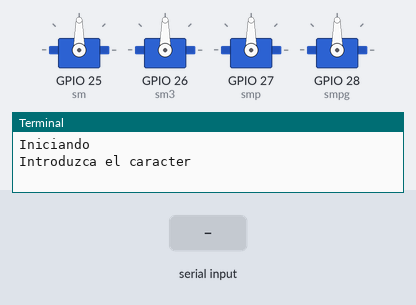
The program below on a simulated Raspberry Pi (BCM pin numbers). Parts: 4 × servo, the last lines printed to the terminal. The inputs (shaded band) are chosen by the test bench. Servo angles are drawn from the pulse width (0.5 ms = 0°, 2.5 ms = 180°).

Above: at 1.2 s.
1.3 s: "i" typed at the terminal, then Enter
At 2.5 s:
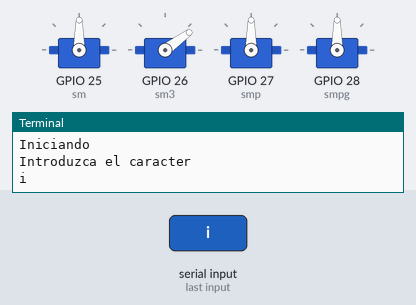
2.8 s: "d" typed at the terminal, then Enter
At 4.0 s:
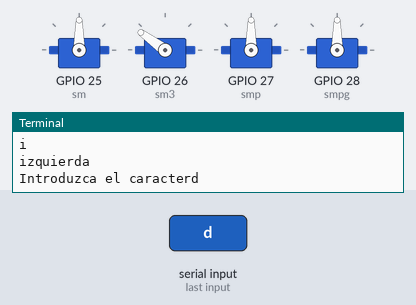
4.8 s: "a" typed at the terminal, then Enter
At 5.6 s:
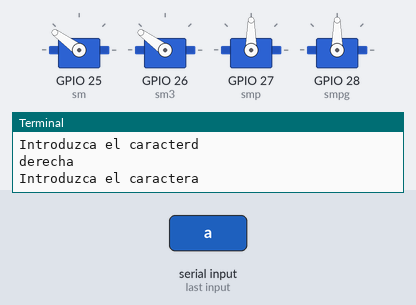
6.8 s: "c" typed at the terminal, then Enter
At 8.3 s:
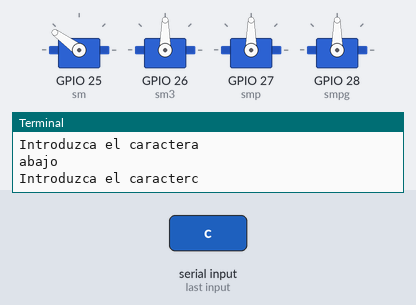
8.8 s: "g" typed at the terminal, then Enter
At 9.9 s:
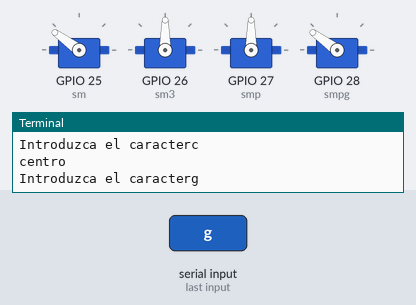
10.8 s: "s" typed at the terminal, then Enter
At 12.6 s:
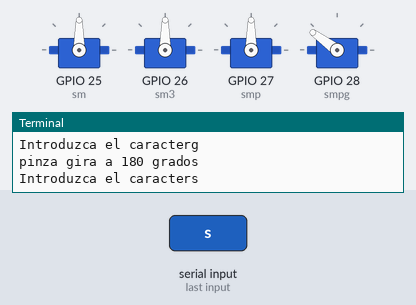
Timing chart, 0 to 13.8 s (numbered marks = the images above; inputs shaded):
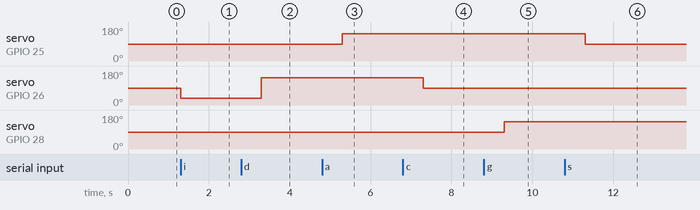

Measured:
- after the input at 1.3 s, servo on GPIO 26 (sm3): 90° → 36° at once
- after the input at 2.8 s, servo on GPIO 26 (sm3): 36° → 144° after 0.50 s
- after the input at 4.8 s, servo on GPIO 25 (sm): 90° → 144° after 0.50 s
- after the input at 6.8 s, servo on GPIO 26 (sm3): 144° → 90° after 0.50 s
- after the input at 8.8 s, servo on GPIO 28 (smpg): 90° → 144° after 0.50 s
- after the input at 10.8 s, servo on GPIO 25 (sm): 144° → 90° after 0.50 s

The program:

brazo.py
```python
import RPi.GPIO as GPIO    #Importamos la libreria RPi.GPIO
import time                #Importamos time para poder usar time.sleep

GPIO.setmode(GPIO.BCM)   #Ponemos la Raspberry en modo BOARD
GPIO.setup(25,GPIO.OUT)    #Ponemos el pin 25 como salida
GPIO.setup(26, GPIO.OUT)
GPIO.setup(27, GPIO.OUT)
GPIO.setup(28, GPIO.OUT)
sm = GPIO.PWM(25,50)        #Ponemos el pin 25, 26, 27 y 28 en modo PWM y enviamos 50 pulsos por segundo
sm3= GPIO.PWM(26,50)
smp=GPIO.PWM(27,50)
smpg=GPIO.PWM(28,50)


sm.start(7.5)
sm3.start(7.5)
smp.start(7.5)
smpg.start(7.5)
print("Iniciando")            #Enviamos un pulso del 7.5% para centrar el servo

try:
    while True:      #iniciamos un loop infinito
        opcion=input("Introduzca el caracter")


        if(opcion=="i"):
            sm3.ChangeDutyCycle(4.5)
            time.sleep(2)
            print("izquierda")

        elif (opcion=="d"):
            sm3.ChangeDutyCycle(10.5)
            time.sleep(2)
            print("derecha")

        elif (opcion=="c"):
            sm3.ChangeDutyCycle(7.5)
            time.sleep(2)
            print("centro")

        elif (opcion=="a"):
            sm.ChangeDutyCycle(10.5)
            time.sleep(2)
            print("abajo")

        elif (opcion=="s"):
            sm.ChangeDutyCycle(7.5)
            time.sleep(2)
            print("arriba subir brazo")

        elif (opcion=="g"):
            smpg.ChangeDutyCycle(10.5)
            time.sleep(2)
            print("pinza gira a 180 grados")

        elif (opcion=="o"):
            smpg.ChangeDutyCycle(4.5)
            time.sleep(2)
            print("pinza gira a 0 grados")

        elif (opcion=="t"):
            smp.ChangeDutyCycle(10.5)
            time.sleep(2)
            print("agarrar")

        elif (opcion=="l"):
            smp.ChangeDutyCycle(4.5)
            time.sleep(2)
            print("soltar")
except KeyboardInterrupt:         #Si el usuario pulsa CONTROL+C entonces...
    sm.stop()                      #Detenemos el servo
    sm3.stop()
    smp.stop()
    smpg.stop()
    GPIO.cleanup()                #Limpiamos los pines GPIO de la Raspberry y cerramos el script
```
